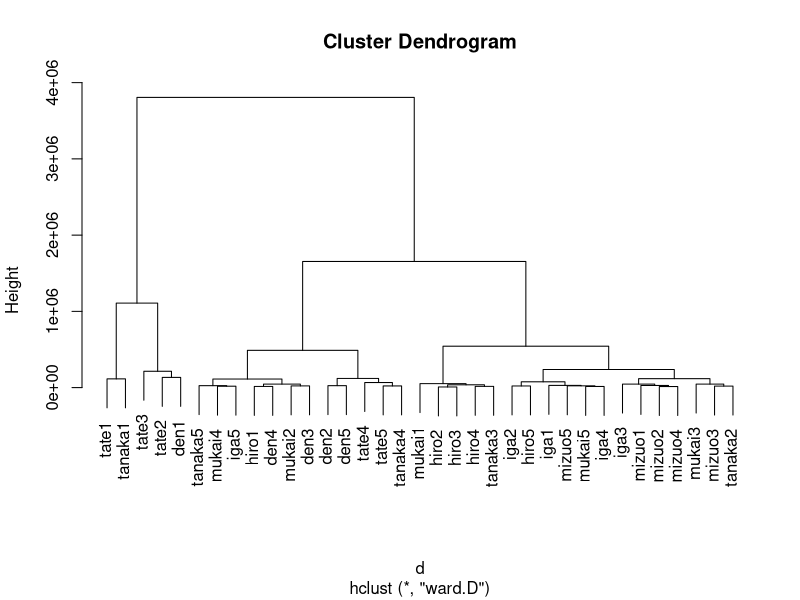

Here is the R script that generated this plot:
data <- read.csv("result.csv", row.names=1)

#data <- data[c(2,4,7,15,21),]

d <- dist(data[,c(1,3,5,6,7,10,18)], upper=TRUE, diag=TRUE, method="manhattan")

clst <- hclust(d, method="ward.D")

pdf("cluster.pdf")
plot(clst)
dev.off()
